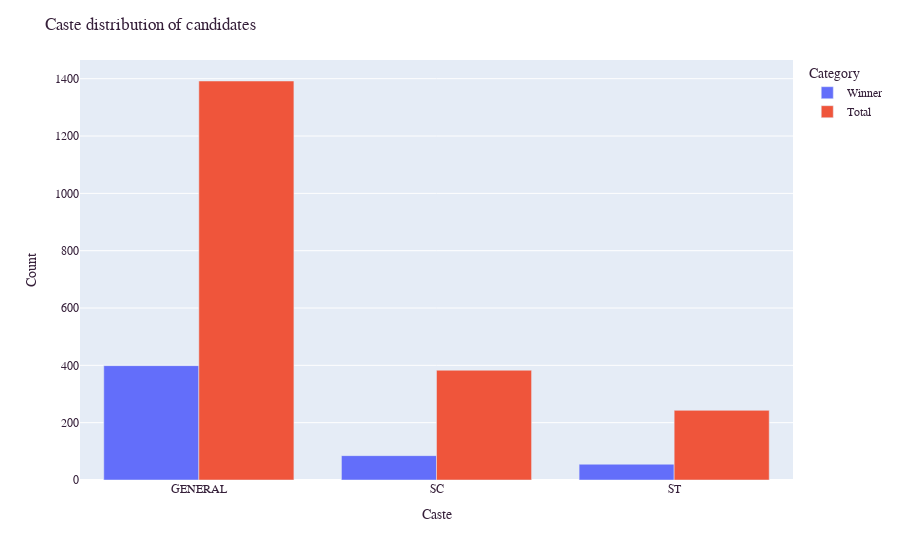

This figure's notebook cell:
### Markdown cell above
### 5.4 Caste distribution of candidates

### Code cell
# Create a dataframe containing the caste distribution of winners
winner_caste = df_NOTA[df_NOTA['WINNER'] == 1].groupby('CATEGORY')['WINNER'].size()
winner_caste_df = pd.DataFrame(data=winner_caste)
winner_caste_df.reset_index(level=0, inplace=True)
winner_caste_df['Category'] = 'Winner'

# Create a dataframe containing the caste distribution of total number of candidates
total_caste = df_NOTA.groupby('CATEGORY').size()
total_caste_df = pd.DataFrame(data=total_caste)
total_caste_df.reset_index(level=0, inplace=True)
total_caste_df['Category'] = 'Total'
total_caste_df.rename(columns={0: "WINNER"}, inplace=True)

# Concatenate the two dataframes
winner_caste_df = pd.concat((winner_caste_df, total_caste_df))

# Visualize the results
caste_fig = px.bar(winner_caste_df, 
                   x='CATEGORY', 
                   y='WINNER',
                   color='Category', 
                   barmode='group')
caste_fig.update_layout(font_family="Courier New",
                        font_color="#351f39",
                        title_text='Caste distribution of candidates',
                        title_font_family="Courier New",
                        title_font_color="#351f39",
                        xaxis_title='Caste',
                        yaxis_title='Count')
caste_fig.show()

### Figure 1 — Plotly figure (JSON) as saved in the notebook; plotly's stock layout.template omitted (floating-point values rounded to 4 significant figures)
{"data": [{"alignmentgroup": "True", "hovertemplate": "Category=Winner<br>CATEGORY=%{x}<br>WINNER=%{y}<extra></extra>", "legendgroup": "Winner", "marker": {"color": "#636efa"}, "name": "Winner", "offsetgroup": "Winner", "orientation": "v", "showlegend": true, "textposition": "auto", "type": "bar", "x": ["GENERAL", "SC", "ST"], "xaxis": "x", "y": [399, 85, 55], "yaxis": "y"}, {"alignmentgroup": "True", "hovertemplate": "Category=Total<br>CATEGORY=%{x}<br>WINNER=%{y}<extra></extra>", "legendgroup": "Total", "marker": {"color": "#EF553B"}, "name": "Total", "offsetgroup": "Total", "orientation": "v", "showlegend": true, "textposition": "auto", "type": "bar", "x": ["GENERAL", "SC", "ST"], "xaxis": "x", "y": [1392, 383, 243], "yaxis": "y"}], "layout": {"barmode": "group", "font": {"color": "#351f39", "family": "Courier New"}, "legend": {"title": {"text": "Category"}, "tracegroupgap": 0}, "margin": {"t": 60}, "title": {"font": {"color": "#351f39", "family": "Courier New"}, "text": "Caste distribution of candidates"}, "xaxis": {"anchor": "y", "domain": [0, 1], "title": {"text": "Caste"}}, "yaxis": {"anchor": "x", "domain": [0, 1], "title": {"text": "Count"}}}}
